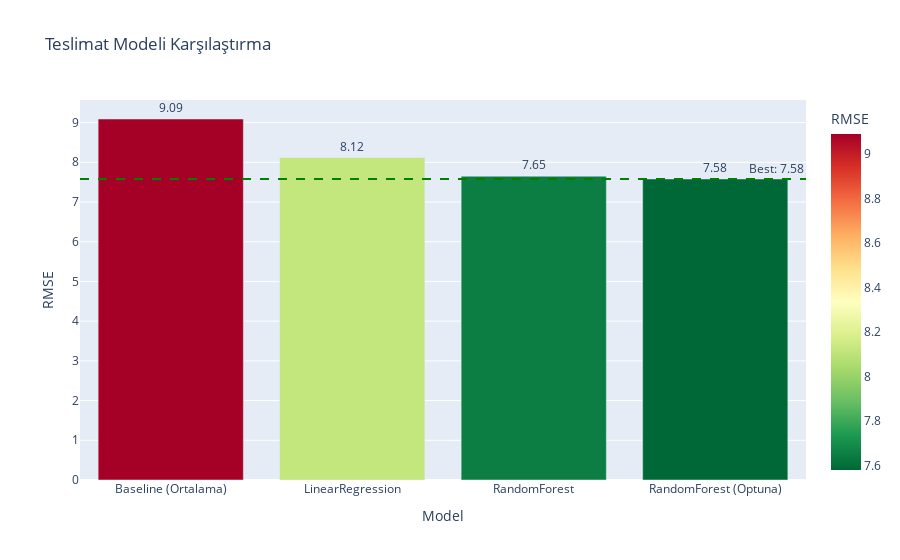

Write notebook code for a chart like this one.
### Markdown cell above
## 1. Teslimat Modeli Sonuçları

**Model:** RandomForest Regressor (Optuna optimized)
**Özellikler:** 10 adet
**Metrik:** RMSE (gün)

### Code cell
# Model karşılaştırma
logistics_results = pd.DataFrame({
    'Model': ['Baseline (Ortalama)', 'LinearRegression', 'RandomForest', 'RandomForest (Optuna)'],
    'RMSE': [9.09, 8.12, 7.65, 7.58]
})

fig = px.bar(logistics_results, x='Model', y='RMSE', 
             title='Teslimat Modeli Karşılaştırma',
             color='RMSE', color_continuous_scale='RdYlGn_r',
             text='RMSE')
fig.update_traces(texttemplate='%{text:.2f}', textposition='outside')
fig.add_hline(y=7.58, line_dash='dash', line_color='green', annotation_text='Best: 7.58')
fig.show()

print("En İyi Model: RandomForest (Optuna)")
print(f"Final RMSE: 7.58 gün")

### Figure 1 — Plotly figure (JSON) as saved in the notebook; plotly's stock layout.template omitted (floating-point values rounded to 4 significant figures)
{"data": [{"hovertemplate": "Model=%{x}<br>RMSE=%{marker.color}<extra></extra>", "legendgroup": "", "marker": {"color": [9.09, 8.12, 7.65, 7.58], "coloraxis": "coloraxis", "pattern": {"shape": ""}}, "name": "", "orientation": "v", "showlegend": false, "text": [9.09, 8.12, 7.65, 7.58], "textposition": "outside", "texttemplate": "%{text:.2f}", "type": "bar", "x": ["Baseline (Ortalama)", "LinearRegression", "RandomForest", "RandomForest (Optuna)"], "xaxis": "x", "y": [9.09, 8.12, 7.65, 7.58], "yaxis": "y"}], "layout": {"annotations": [{"showarrow": false, "text": "Best: 7.58", "x": 1, "xanchor": "right", "xref": "x domain", "y": 7.58, "yanchor": "bottom", "yref": "y"}], "barmode": "relative", "coloraxis": {"colorbar": {"title": {"text": "RMSE"}}, "colorscale": [[0, "rgb(0,104,55)"], [0.1, "rgb(26,152,80)"], [0.2, "rgb(102,189,99)"], [0.3, "rgb(166,217,106)"], [0.4, "rgb(217,239,139)"], [0.5, "rgb(255,255,191)"], [0.6, "rgb(254,224,139)"], [0.7, "rgb(253,174,97)"], [0.8, "rgb(244,109,67)"], [0.9, "rgb(215,48,39)"], [1, "rgb(165,0,38)"]]}, "legend": {"tracegroupgap": 0}, "shapes": [{"line": {"color": "green", "dash": "dash"}, "type": "line", "x0": 0, "x1": 1, "xref": "x domain", "y0": 7.58, "y1": 7.58, "yref": "y"}], "title": {"text": "Teslimat Modeli Karşılaştırma"}, "xaxis": {"anchor": "y", "domain": [0, 1], "title": {"text": "Model"}}, "yaxis": {"anchor": "x", "domain": [0, 1], "title": {"text": "RMSE"}}}}
